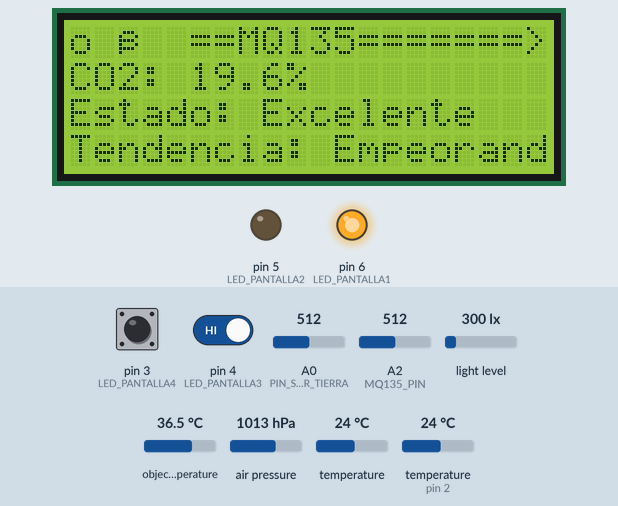
Recording of a sketch running on a simulated Arduino Uno, built with avr-gcc and run on an emulated ATmega328P. Parts: 20×4 character LCD, output pins drawn as LEDs (lit = HIGH). Inputs (shaded band) come from the test bench; at power-on: pin 3 (LED_PANTALLA4) LOW, A2 (MQ135_PIN) = 512, pin 4 (LED_PANTALLA3) HIGH, light level 300 lx, A0 (PIN_SENSOR_TIERRA) = 512, object temperature 36.5 °C, air pressure 1013 hPa, temperature 24 °C, temperature (sensor on pin 2) 24 °C. The local clock reads 2024-03-15 10:24:30 at power-on unless the sketch sets it; storage starts empty; EEPROM starts erased; what the sketch prints to the serial monitor is not drawn.

Above: at 14.4 s.
14.5 s: pin 3 (LED_PANTALLA4) pulled LOW for 0.15 s
At 16.8 s:
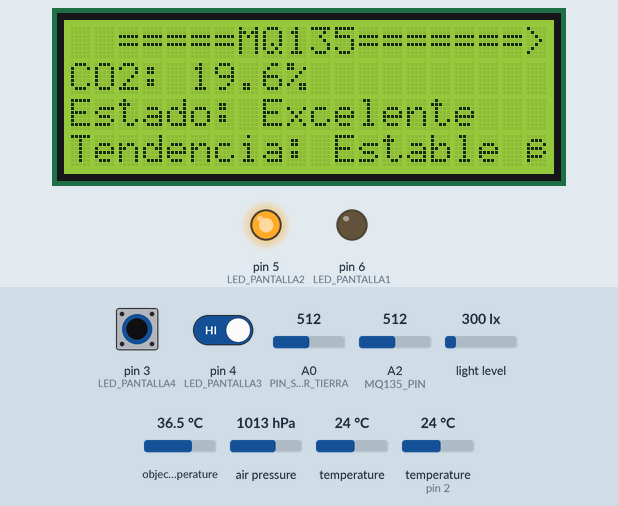
18.5 s: A2 (MQ135_PIN) set to 716
At 20.2 s:
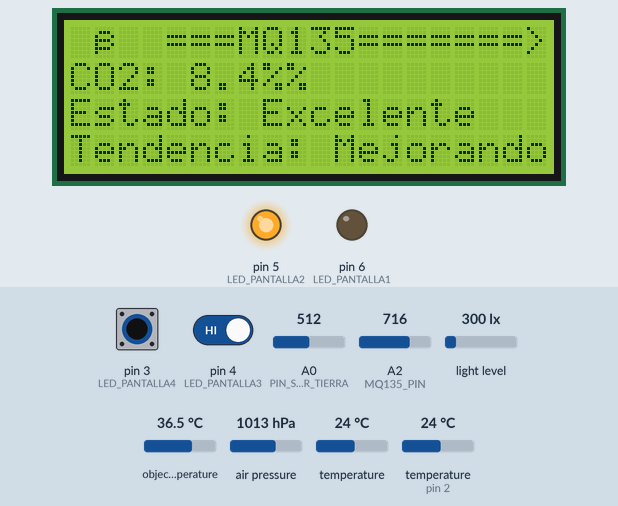
22.3 s: pin 4 (LED_PANTALLA3) driven LOW
At 23.8 s:
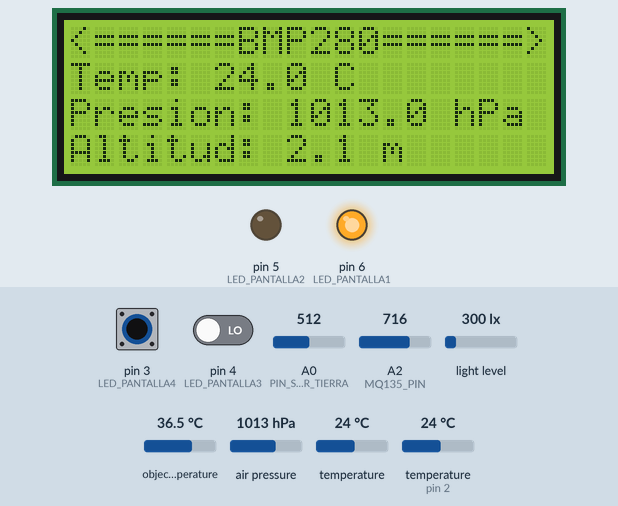
26.1 s: A2 (MQ135_PIN) set to 960
29.9 s: A2 (MQ135_PIN) set to 940
At 31.2 s:
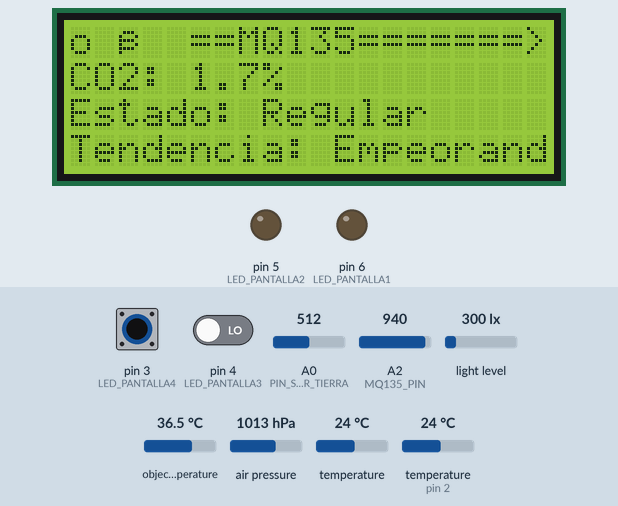
33.7 s: light level set to 40 lx
At 39.3 s:
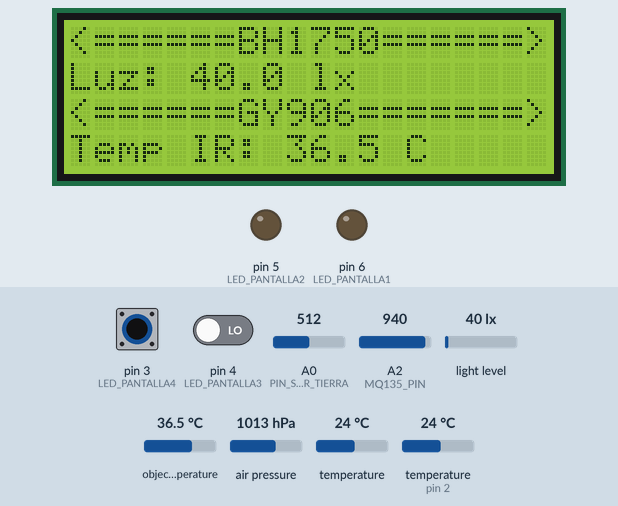
Timing chart, 0 to 50.8 s (numbered marks = the images above; inputs shaded):
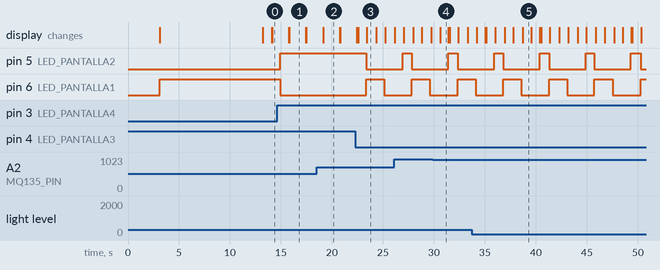

The sketch:

estacion_meteorologica.ino
```cpp
// =====================================================
// ESTACIÓN METEOROLÓGICA - PROGRAMA PRINCIPAL
// =====================================================
// Control central de sensores, pantalla y almacenamiento.
// Lectura modular, navegación y registro optimizado.
// =====================================================

// =====================================================
// LIBRERÍAS PRINCIPALES
// =====================================================
#include <Wire.h>         // Comunicación I2C
#include "lcd.h"          // Pantalla LCD
#include "navegacion.h"   // Botones y control de pantallas

// =====================================================
// MÓDULOS ACTIVOS
// =====================================================
#include "bmp280.h"       // Temp, presión y altitud
#include "ds18b20.h"      // Temp del agua
#include "csmsv2.h"       // Humedad del suelo
#include "bh1750.h"       // Luz ambiental
#include "mq135.h"        // Gases / CO₂
#include "gy906.h"        // Temp infrarroja
#include "ds3231.h"       // Reloj en tiempo real
#include "microsd.h"      // Registro en tarjeta SD
#include "leds_guia.h"    // Indicadores LED por pantalla

// =====================================================
// CONFIGURACIÓN INICIAL
// =====================================================
void setup() {
  Serial.begin(9600);
  Wire.begin();

  // modoSimulacion();  // 👈 Carga valores de prueba

  iniciarPantalla();          // LCD
  iniciarLedsPantalla();      // LEDs
  cambiarLedPantalla(1);      // LED inicial
  iniciarRTC();               // Reloj
  iniciarBMP();               // BMP280
  iniciarBH1750();            // BH1750
  iniciarGY906();          // Si está conectado
  iniciarDS18B20();           // DS18B20
  iniciarCSMSV2();            // Humedad suelo
  iniciarMQ135();             // MQ135
  iniciarNavegacion();        // Botones
  calibrarMQ135();            // Calibración gases
  mostrarPantalla(1);         // Pantalla inicial
  iniciarSD();                // Inicia microSD
}

// =====================================================
// BUCLE PRINCIPAL
// =====================================================
void loop() {
  leerNavegacion();           // Botones / cambio de pantallas
  leerRTC();                  // Hora y fecha
  leerBMP();                  // Presión y altitud
  leerBH1750();               // Luz
  leerGY906();                // Infrarrojo
  leerDS18B20();              // Temp agua
  leerCSMSV2();               // Humedad tierra
  leerMQ135();                // CO₂
  escribirSD("registro.txt"); // Guarda datos
  cambiarLedPantalla(pantallaActual); // LED activo

  actualizarPantalla(); // 👈 Esto refresca el LCD cada segundo
  // delay(1000);                // Actualización cada segundo
}


// void modoSimulacion() {
//   temp_bmp280 = 23.5;
//   presion_bmp280 = 1013.2;
//   altitud_bmp280 = 50.0;

//   temp_ds18b20 = 24.0;
//   humedad_tierra = 65;

//   ratio = 0.03;
//   calidad = "Buena";
//   tendencia = "Estable";

  // lux = 250.0;
  // TEMP_OBJETO_GY906 = 25.5;

  // FECHA = "08/11/2025";
  // HORARIO = "15:45:00";
  // DIA_SEMANA = "Sabado";
// }
```

bh1750.h
```cpp
#ifndef _BH1750_H
#define _BH1750_H

#include <Arduino.h>
#include <BH1750.h>

// ===================== SENSOR =====================
BH1750 sensorBH1750; // Comunicación I2C (SDA, SCL)

// ===================== VARIABLES =====================
float lux = 0.0F; // Nivel de luz ambiental en lux

// ===================== INICIO =====================
inline void iniciarBH1750() {
    // Wire.begin(); // Si no se inicializa en otro módulo
    sensorBH1750.begin();
}

// ===================== LECTURA =====================
inline void leerBH1750() {
    lux = sensorBH1750.readLightLevel();
}

#endif
```

bmp280.h
```cpp
#ifndef _BMP280_H
#define _BMP280_H

#include <Arduino.h>
#include <Adafruit_BMP280.h> // Librería del sensor BMP280

// ===================== SENSOR =====================
Adafruit_BMP280 bmp; // Comunicación I2C (SDA, SCL)

// ===================== VARIABLES =====================
static float temp_bmp280 = 0.0F;
static float presion_bmp280 = 0.0F;
static float altitud_bmp280 = 0.0F;
static float p0_bmp = 0.0F; // Presión base (nivel del mar)

// ===================== UMBRALES =====================
#define TEMP_MAX 35.0F
#define PRESION_MIN 950.0F
#define PRESION_MAX 1050.0F
#define ALTITUD_MAX 300.0F

// ===================== INICIO =====================
inline void iniciarBMP() {
    // Dirección I2C 0x76 (usa 0x77 según módulo)
    // if (!bmp.begin(0x76)) while (1); // Para debug
    p0_bmp = bmp.readPressure() / 100.0F;
}

// ===================== LECTURA =====================
inline void leerBMP() {
    temp_bmp280 = bmp.readTemperature();
    presion_bmp280 = bmp.readPressure() / 100.0F; // Pa → hPa
    altitud_bmp280 = 44330 * (1.0 - pow(presion_bmp280 / 1013.25, 0.1903));
}

#endif
```

csmsv2.h
```cpp
#ifndef _CSMSV2_H
#define _CSMSV2_H

#include <Arduino.h>

// ===================== CONFIGURACIÓN =====================
#define PIN_SENSOR_TIERRA A0   // Pin analógico del sensor
#define HUMEDAD_MIN_SEGURA 25  // Mínimo aceptable (%)
#define HUMEDAD_MAX_SEGURA 90  // Máximo aceptable (%)
const int AIR_VALUE = 588;     // Valor en aire seco
const int WATER_VALUE = 308;   // Valor en agua

// ===================== VARIABLE =====================
static uint8_t humedad_tierra = 0; // % de humedad actual

// ===================== INICIO =====================
inline void iniciarCSMSV2() {
    pinMode(PIN_SENSOR_TIERRA, INPUT);
}

// ===================== LECTURA =====================
inline void leerCSMSV2() {
    int lectura = analogRead(PIN_SENSOR_TIERRA); // Leer valor ADC
    humedad_tierra = map(lectura, AIR_VALUE, WATER_VALUE, 0, 100);
    humedad_tierra = constrain(humedad_tierra, 0, 100);
}

#endif
```

ds18b20.h
```cpp
#ifndef _DS18B20_H
#define _DS18B20_H

#include <Arduino.h>
#include <OneWire.h>
#include <DallasTemperature.h>

// ===================== CONFIGURACIÓN =====================
#define DS18B20_PIN 2          // Pin de datos OneWire
#define TEMP_MAX_DS18B20 37.0  // Temperatura máxima segura
#define TEMP_MIN_DS18B20 -10.0 // Temperatura mínima opcional

// ===================== OBJETOS =====================
static OneWire oneWire(DS18B20_PIN);   // Comunicación OneWire
static DallasTemperature sensors(&oneWire); // Controlador del sensor

// ===================== VARIABLE =====================
static float temp_ds18b20 = 0.0; // Temperatura actual (°C)

// ===================== INICIO =====================
inline void iniciarDS18B20() {
    sensors.begin();  // Inicia comunicación
}

// ===================== LECTURA =====================
inline void leerDS18B20() {
    sensors.requestTemperatures();              // Solicita medición
    temp_ds18b20 = sensors.getTempCByIndex(0);  // Lee temperatura
}

#endif
```

ds3231.h
```cpp
#ifndef _DS3231_H
#define _DS3231_H

#include <Arduino.h>
#include <RTClib.h>

// ===================== OBJETO DEL RTC =====================
RTC_DS3231 rtc;
DateTime fecha;

// ===================== VARIABLES GLOBALES =====================
int DIA, MES, ANIO, HORA, MINUTO, SEGUNDO;
String DIA_SEMANA, FECHA, HORARIO;

// ===================== INICIO =====================
inline void iniciarRTC() {
    // Wire.begin(); // Si no se inicializa en otro módulo

    // Inicializa y ajusta automáticamente con la hora de compilación
    rtc.begin();
    rtc.adjust(DateTime(__DATE__, __TIME__));
}

// ===================== NOMBRE DEL DÍA =====================
inline String obtenerNombreDia(uint8_t diaSemana) {
    switch (diaSemana) {
        case 1: return "Dom";
        case 2: return "Lun";
        case 3: return "Mar";
        case 4: return "Mie";
        case 5: return "Jue";
        case 6: return "Vie";
        case 7: return "Sab";
        default: return "???";
    }
}

// ===================== LECTURA =====================
inline String leerRTC() {
    fecha = rtc.now();

    DIA = fecha.day();
    MES = fecha.month();
    ANIO = fecha.year();
    HORA = fecha.hour();
    MINUTO = fecha.minute();
    SEGUNDO = fecha.second();
    DIA_SEMANA = obtenerNombreDia(fecha.dayOfTheWeek() + 1);

    char buffer[35];
    sprintf(buffer, "%s %02d/%02d/%04d %02d:%02d:%02d",
            DIA_SEMANA.c_str(), DIA, MES, ANIO, HORA, MINUTO, SEGUNDO);

    return String(buffer);
}

#endif
```

gy906.h
```cpp
#ifndef _GY906_H
#define _GY906_H

#include <Adafruit_MLX90614.h>

// =====================================================================
// OBJETO DEL SENSOR
// =====================================================================
static Adafruit_MLX90614 gy906;

// =====================================================================
// VARIABLES DE MEDICIÓN
// =====================================================================
// Notas:
// - Se usa 'static' para limitar el alcance al archivo (evita duplicaciones)
// - Se usa 'float' porque la librería devuelve ese tipo
static float TEMP_AMBIENTE_GY906 = 0;
static float TEMP_OBJETO_GY906 = 0;

// =====================================================================
// FUNCIONES
// =====================================================================

// Inicializa el sensor (llamar una sola vez)
inline void iniciarGY906() {
    if (!gy906.begin()) {
        Serial.println(F("Error GY-906"));
        while (true); // Error crítico
    }
    Serial.println(F("GY-906 OK"));
}

// Lee las temperaturas ambiente y de objeto
inline void leerGY906() {
    TEMP_AMBIENTE_GY906 = gy906.readAmbientTempC();
    TEMP_OBJETO_GY906 = gy906.readObjectTempC();
}

#endif
```

leds_guia.h
```cpp
#ifndef _LCD_GUIA_H
#define _LCD_GUIA_H

#include "lcd.h"  // Tu archivo donde inicializás LiquidCrystal

// =====================================================
// CONTROL DE LEDS SEGÚN LA "PANTALLA" ACTUAL
// =====================================================
// Cada pantalla del LCD tendrá un LED indicador asociado.
// Por ejemplo, si mostrás distintas lecturas de sensores,
// podés prender el LED correspondiente a la pantalla activa.

#define LED_PANTALLA1 6
#define LED_PANTALLA2 5
#define LED_PANTALLA3 4
#define LED_PANTALLA4 3
#define LED_PANTALLA5 2

// Variables globales
static unsigned long ultimoParpadeo = 0;
static bool estadoLED = false;
extern uint8_t pantallaActual;  // declarada en lcd.h

// -------------------------------------------------------------
// Inicializa los pines de los LEDs como salidas
// -------------------------------------------------------------
void iniciarLedsPantalla() {
    const uint8_t leds[5] = {LED_PANTALLA1, LED_PANTALLA2, LED_PANTALLA3, LED_PANTALLA4, LED_PANTALLA5};
    for (uint8_t i = 0; i < 5; i++) {
        pinMode(leds[i], OUTPUT);
        digitalWrite(leds[i], LOW);
    }
}

// -------------------------------------------------------------
// Cambia la pantalla activa y enciende su LED correspondiente
// -------------------------------------------------------------
void cambiarLedPantalla(uint8_t nuevaPantalla) {
    if (nuevaPantalla < 1 || nuevaPantalla > 5) return;
    pantallaActual = nuevaPantalla;

    // Apaga todos los LEDs
    digitalWrite(LED_PANTALLA1, LOW);
    digitalWrite(LED_PANTALLA2, LOW);
    digitalWrite(LED_PANTALLA3, LOW);
    digitalWrite(LED_PANTALLA4, LOW);
    digitalWrite(LED_PANTALLA5, LOW);

    // Enciende solo el LED de la pantalla activa
    switch (pantallaActual) {
        case 1: digitalWrite(LED_PANTALLA1, HIGH); break;
        case 2: digitalWrite(LED_PANTALLA2, HIGH); break;
        case 3: digitalWrite(LED_PANTALLA3, HIGH); break;
        case 4: digitalWrite(LED_PANTALLA4, HIGH); break;
        case 5: digitalWrite(LED_PANTALLA5, HIGH); break;
    }
}

#endif
```

mq135.h
```cpp
#ifndef _MQ135_H
#define _MQ135_H

#include <Arduino.h>

// ===================== CONFIGURACIÓN =====================
constexpr uint8_t MQ135_PIN = A2;     // Pin analógico del sensor
constexpr float RL = 1.0;             // Resistencia de carga (kΩ)
constexpr float CLEAN_AIR_RATIO = 9.8; // RS/RO en aire limpio

// ===================== VARIABLES =====================
float RO = 10.0;       // Resistencia base (aire limpio)
float RS = 0.0;        // Resistencia actual del sensor
float ratio = 0.0;     // Relación RS/RO
float ratio_anterior = 0;
String calidad = "Desconocida";
String tendencia = "Estable";

// ===================== CALIBRACIÓN =====================
inline void calibrarMQ135() {
    float RS_sum = 0.0;

    // Promedia 50 lecturas en aire limpio
    for (uint8_t i = 0; i < 50; i++) {
        int adc = analogRead(MQ135_PIN);
        if (adc == 0) adc = 1;
        float rs = RL * (1023.0 / adc - 1.0);
        RS_sum += rs;
        delay(100);
    }

    RS = RS_sum / 100.0;
    RO = RS / CLEAN_AIR_RATIO;
}

// ===================== LECTURA =====================
inline float leerMQ135() {
    int adc = analogRead(MQ135_PIN);
    if (adc == 0) adc = 1;

    RS = RL * (1023.0 / adc - 1.0);
    ratio = RS / RO;

    // Clasificación del aire
    if (ratio > 3.0)      calidad = F("Excelente");
    else if (ratio > 2.0) calidad = F("Buena");
    else if (ratio > 1.5) calidad = F("Regular");
    else if (ratio > 1.0) calidad = F("Mala");
    else                  calidad = F("Crítica");

    // Tendencia
    if (ratio > ratio_anterior + 0.1)      tendencia = F("Empeorando ↑");
    else if (ratio < ratio_anterior - 0.1) tendencia = F("Mejorando ↓");
    else                                   tendencia = F("Estable →");

    ratio_anterior = ratio;
    return ratio;
}

// ===================== INICIO =====================
inline void iniciarMQ135() {
    pinMode(MQ135_PIN, INPUT);
    calibrarMQ135();
}

#endif
```

navegacion.h
```cpp
#ifndef _NAVEGACION_H_
#define _NAVEGACION_H_

#include <Arduino.h>
#include "lcd.h"  // Para usar mostrarPantalla()

// ===================================================
// CONFIGURACIÓN DE PINES DE LOS BOTONES
// ===================================================
// Usa resistencias pull-up internas.
// Los botones se conectan entre el pin y GND.
#define BTN_IZQ 4
#define BTN_DER 3

// ===================================================
// VARIABLES DE CONTROL (Antirrebote)
// ===================================================
unsigned long ultimoMovimiento = 0;
const unsigned long debounceDelay = 250; // milisegundos entre movimientos

// ===================================================
// VARIABLES DE CONTROL DE PANTALLA
// ===================================================
extern uint8_t pantallaActual;  // declarada en lcd.h
const uint8_t totalPantallas = 5; // cantidad total de pantallas (ajustá si cambian)

// ===================================================
// INICIALIZACIÓN DE BOTONES
// ===================================================
inline void iniciarNavegacion() {
    pinMode(BTN_IZQ, INPUT_PULLUP);
    pinMode(BTN_DER, INPUT_PULLUP);
    // Serial.println(F("Navegación por botones iniciada correctamente."));
}

// ===================================================
// LECTURA DE BOTONES Y NAVEGACIÓN
// ===================================================
inline void leerNavegacion() {
    unsigned long ahora = millis();
    if (ahora - ultimoMovimiento < debounceDelay)
        return;

    // Botón IZQUIERDA
    if (!digitalRead(BTN_IZQ)) {
        if (pantallaActual == 0) pantallaActual = totalPantallas - 1;
        else pantallaActual--;
        lcd.clear();
        mostrarPantalla(pantallaActual);
        ultimoMovimiento = ahora;
        // lcd.clear();
        return;
    }

    // Botón DERECHA
    if (!digitalRead(BTN_DER)) {
        pantallaActual = (pantallaActual + 1) % totalPantallas;
        lcd.clear();
        mostrarPantalla(pantallaActual);
        ultimoMovimiento = ahora;
        // lcd.clear();
        return;
    }
}

#endif
```

Source omitted: microsd.h (7716 bytes), lcd.h (4420 bytes)

Measured:
- after the input at 14.5 s, pin 5 (LED_PANTALLA2): goes on until 14.9 s, then stays HIGH; the display: first changes after 1.3 s (image 1 shows a later state)
- after the input at 18.5 s, the display: changes after 0.65 s (image 2)
- after the input at 22.3 s, pin 5 (LED_PANTALLA2): HIGH → LOW after 1.0 s; pin 6 (LED_PANTALLA1): LOW → HIGH after 1.0 s, → LOW 1.8 s later
- after the input at 29.9 s, the display: changes after 0.70 s (image 4)
- after the input at 33.7 s, the display: first differs from a run without the input after 1.3 s (image 5 shows a later state)
- what the display in image 1 shows lasts 1.6 s, from 15.8 s to 17.4 s
- what the display in image 3 shows lasts 0.9 s, from 23.4 s to 24.3 s
